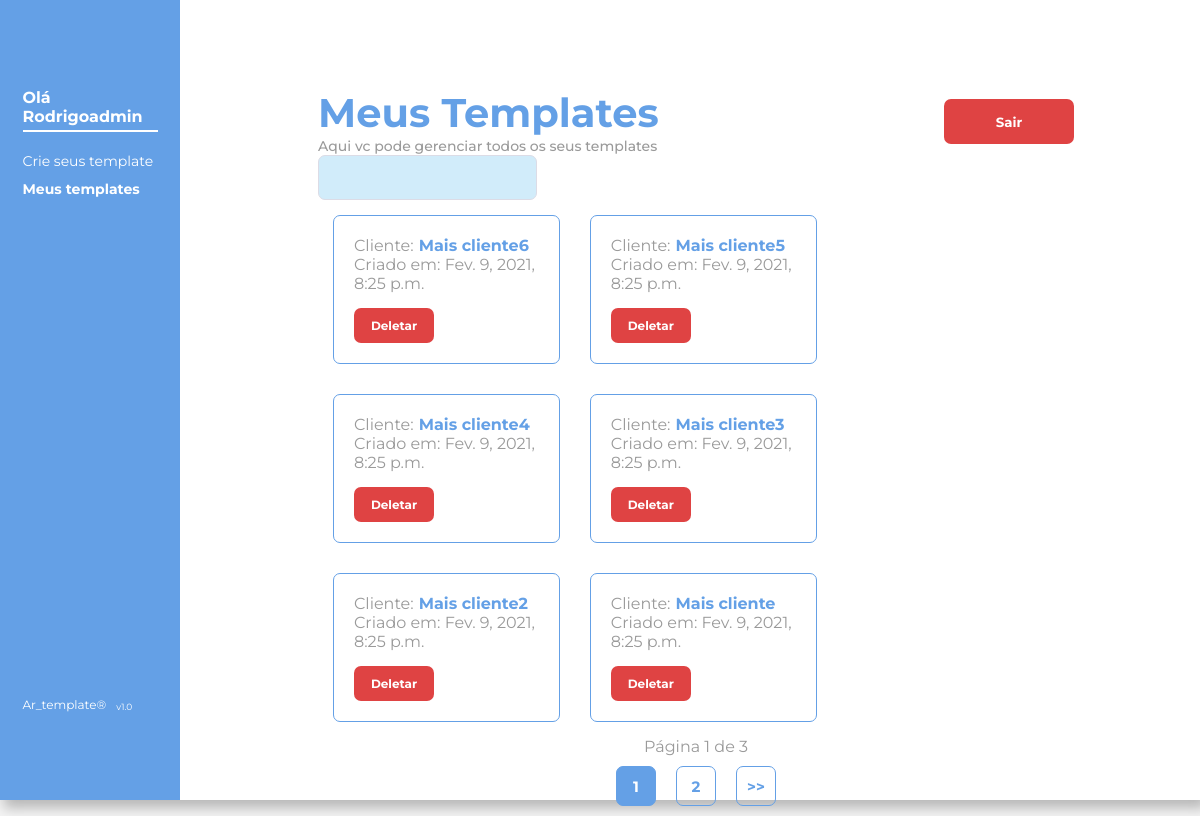
Page /meus_templates (signed in) on the committed database.
### criador_de_template/models.py (models this page shows, shortened)
class Cliente(models.Model):
    cliente = models.CharField(max_length=50, null=False, primary_key=True, blank=False)
    criacao = models.DateTimeField(auto_now=True)

### administracao_clientes/views.py (the view)
@login_required
def meus_templates(request):
    lista_de_clientes = Cliente.objects.all().order_by('-criacao')
    paginador = Paginator(lista_de_clientes, 6)
    pagina = request.GET.get('page')
    clientes = paginador.get_page(pagina)
    return render(request, 'meus_templates.html', {'clientes': clientes})

### administracao_clientes/templates/meus_templates.html (shortened to what this page needs)
{% extends 'base.html' %}
{% load static %}
{% load icon %}
{% block content %} <link rel="stylesheet" href="{% static 'estilo/criar_template.css' %}"> {% endblock %}
{% block main %}
<main>
    <div class="container-esquerdo">
        <div class="container-menor-esquerdo">
            <div>
                <h3>Olá {{ user.username.capitalize }}</h3>
                <nav>
                    <ul>
                        <li>
                            <a href="{% url 'cria-template' %}">Crie seus template</a>
                        </li>
                        <li id="nesta-pagina">
                            Meus templates
                        </li>
                    </ul>
                </nav>
            </div>
            <span>Ar_template® <p> v1.0</p></span>
        </div>
    </div>
    <div class="container-direito">
        <div class="container-menor-direito">
            <div class="login-cadastro-nome">
                <h2>
                    Meus Templates
                    <p>Aqui vc pode gerenciar todos os seus templates</p>
                </h2>
                <form  method="post" action="{% url 'sair' %}">
                    <button type="submit" class="btn-red">
                        Sair
                    </button>
                </form>
            </div>
            <div class="pesquisa">
                <input type="text">
            </div>
            <div class="clientes">
                {% for cliente in clientes %}
                <div class="clientes-itens">
                    <p>Cliente: <b> {{ cliente.cliente }}</b> </p>
                    <p>Criado em: {{ cliente.criacao }}</p>
                    <div class="delete">
                        <a href="{% url 'deletar' cliente.cliente %}" class="btn-red">Deletar</a>
                    </div>
                </div>
                {% endfor %}
            </div>
            <div class="paginador">
                <div>
                    Página {{ clientes.number }} de {{ clientes.paginator.num_pages }}
                </div>
                <div>
                    <span class="nesta-pagina">
                        {{ clientes.number }}
                    </span>
                    {% if clientes.has_next %}
                    <span>
                        <a href="?page={{ clientes.next_page_number }}">{{ clientes.next_page_number }}</a>
                    </span>
                    <span>
                        <a href="?page={{ clientes.paginator.num_pages }}">>></a>
                    </span>
                    {% endif %}
                </div>
            </div>
        </div>
    </div>
</main>
{% endblock %}

### static/estilo/style_base.css (style rules this page uses)
* { font-family: 'Montserrat' ,'Roboto', sans-serif; color: #9A9A9A; margin: 0px; padding: 0px; box-sizing: border-box; }
body { background-color: #F4F4F4; width: 100%; height: 100vh; display: flex; justify-content: center; align-items: center; }
main { width: 100%; max-width: 100vw; height: 100vh; display: flex; justify-content: space-between; box-shadow: 5px 7px 12px 1px rgba(0, 0, 0, 0.25); background-color: white; align-self: center; flex-wrap: wrap; }
.container-menor-esquerdo, .container-menor-direito { height: 78vh; width: 75%; display: flex; flex-direction: column; justify-content: space-between; align-items: flex-start; }
span { width: 100%; display: flex; align-items: flex-end; justify-content: flex-start; font-size: 18px; }
span p { font-size: 14px; margin-left: 10px; }

### static/estilo/criar_template.css (style rules this page uses)
.container-esquerdo { width: 50%; display: flex; flex-direction: column; align-items: center; justify-content: center; }
.container-esquerdo { background-color: #64A0E6; width: 15vw; }
h3 { font-size: 100%; color: white; border-bottom: 2px solid white; padding-bottom: 4px; margin-bottom: 20px; }
.container-menor-esquerdo { width: 75%; display: flex; flex-direction: column; justify-content: space-between; align-items: flex-start; transition: 2s ease-in-out; }
span { font-size: 12px; color: white; }
span p { font-size: 9px; margin-left: 10px; color: white; }
nav { font-size: 14px; color: white; }
#nesta-pagina { font-size: 14px; color: white; font-weight: 700; }
nav ul { list-style: none; }
nav ul li { display: flex; align-items: center; margin-bottom: 10px; }
ul a { text-decoration: none; color: white; }
.container-direito { width: 84%; display: flex; flex-direction: column; align-items: center; justify-content: center; }
.container-menor-direito { display: flex; width: 75%; flex-direction: column; justify-content: space-between; align-items: center; }
.login-cadastro-nome { width: 100%; display: flex; justify-content: space-between; align-items: center; }
h2 { font-size: 40px; color: #64A0E6; }
h2 p { font-size: 14px; font-weight: 500; }
.btn-red { height: 45px; width: 130px; display: flex; justify-content: center; align-items: center; text-decoration: none; background-color: #DF4343; font-weight: 700; border-radius: 7px; color: white; border: none; }
input { width: 100%; height: 45px; background-color: #d1ecfa; border: 1px solid #dcdce6; border-radius: 7px; padding-left: 4vw; transition: 1s ease-in-out; transition: border , 0.4s; }
.clientes { display: flex; width: 100%; flex-wrap: wrap; }
.clientes-itens { width: 30%; margin: 15px; display: flex; flex-direction: column; border: 1px solid #64A0E6; border-radius: 7px; padding: 20px; }
.clientes-itens p { display: flex; align-items: center; }
.clientes-itens p b { color: #64A0E6; margin-left: 5px; }
.clientes-itens .btn-red { width: 80px; height: 35px; margin-top: 15px; font-size: 12px; }
.pesquisa { display: flex; align-self: flex-start; position: relative; align-items: center; }
.paginador { display: flex; flex-direction: column; }
.paginador div { display: flex; justify-content: space-around; }
.paginador div span { height: 40px; width: 40px; border:1px solid #64A0E6; border-radius: 7px; font-size: 15px; display: flex; align-items: center; justify-content: center; margin: 10px; font-weight: 700; }
span a { text-decoration: none; color: #64A0E6; }
.nesta-pagina { font-weight: 700; color: white; background-color: #64A0E6; }

### rows in the picture
Cliente: cliente "Mais cliente6", criacao "Fev. 9, 2021, 8:25 p.m."
Cliente: cliente "Mais cliente5", criacao "Fev. 9, 2021, 8:25 p.m."
Cliente: cliente "Mais cliente4", criacao "Fev. 9, 2021, 8:25 p.m."
Cliente: cliente "Mais cliente3", criacao "Fev. 9, 2021, 8:25 p.m."
Cliente: cliente "Mais cliente2", criacao "Fev. 9, 2021, 8:25 p.m."
Cliente: cliente "Mais cliente", criacao "Fev. 9, 2021, 8:25 p.m."

### other values in the picture
{{ user.username.capitalize }} "Rodrigoadmin"
{{ clientes.number }} "1"
{{ clientes.paginator.num_pages }} "3"
{{ clientes.next_page_number }} "2"
